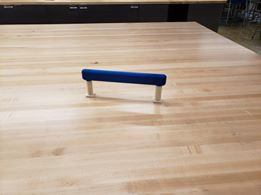
#> input picture oneHandrail.jpg, 261 x 195 px
$ python Detector.py
#> lines starting #> are read from the running program, lines starting #| are printed output that depends on the picture; after the words box and inside, x2 and y2 are one past the last pixel; in counts of white or black regions, pixels touching at a corner belong together
#> in test_picture_to_rect_pipeline, img is the input picture: shape (195, 261, 3); mean B, G, R 141.2, 158.4, 177.6
import cv2
import numpy as np

# Class for detecting handrails in an image
class Detector:

    # Initializes the Detector's color range to BLUE
    def __init__(self):
        self.color_lower_bound = np.array([110, 50, 50])
        self.color_upper_bound = np.array([130, 255, 255])

    # Returns a filtered list of detections given a binary image
    def get_rects_from_bgr(self, bgr_img):
        mask = self.get_mask_bgr(bgr_img)
        detections = self.get_rects_from_mask(mask)
        return self.apply_nms(detections)

    # Returns a mask encompassing all of the blue pixels in the given BGR image
    def get_mask_bgr(self, bgr_img):
        # Guassian Blur is used to remove noise from the image
        bgr_image_blurred = cv2.GaussianBlur(bgr_img, (5, 5), 0)
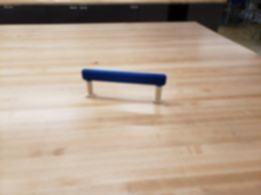
#> bgr_image_blurred: shape (195, 261, 3); mean B, G, R 141.2, 158.4, 177.5

        # Hue differences are best measured in the HSV color space
        hsv_image = cv2.cvtColor(bgr_image_blurred, cv2.COLOR_BGR2HSV)
#> hsv_image: shape (195, 261, 3); mean H, S, V 24.2, 58.1, 178.7

        # return a binary mask that corresponds with the pixels that fall in the color range
        binary = cv2.inRange(hsv_image, self.color_lower_bound, self.color_upper_bound)
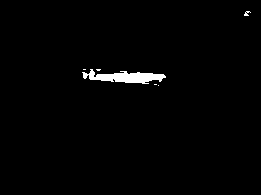
#> binary: shape (195, 261); 1.4% white; 6 white regions (5 under 20 px), largest, box (x1, y1, x2, y2) and area: (82, 69, 166, 84) 660

        # Remove noise and smooth edges of the binary image
        kernel = np.ones((5, 5), np.uint8)
        binary_closed = cv2.morphologyEx(binary, cv2.MORPH_CLOSE, kernel)
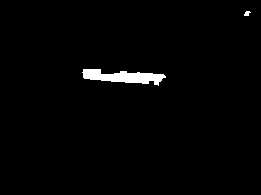
#> binary_closed: shape (195, 261); 1.6% white; 2 white regions, box (x1, y1, x2, y2) and area: (82, 69, 166, 86) 780, (244, 11, 251, 16) 24
        binary_opened = cv2.morphologyEx(binary_closed, cv2.MORPH_OPEN, kernel)
#> binary_opened: shape (195, 261); 1.5% white; 1 white region
        return binary_opened

    # Returns an unfiltered list of detections given a pixel mask
    def get_rects_from_mask(self, pixel_mask):
        # store a list of contours outlining the shapes leftover
        #       a contour is a list of points outlining a shape in a binary image
        contours, hierarchy = cv2.findContours(pixel_mask, cv2.RETR_TREE, cv2.CHAIN_APPROX_SIMPLE)
#> contours = 1 contour; box (x1, y1, x2, y2) and area: (83, 69, 163, 85) 673
#> in get_rects_from_bgr, `detections = self.get_rects_from_mask(mask)`: detections = [((122.3, 76.29), (11.12, 79.46), -85.6)]

        # return a list of rectangles that best fit each contour
        return [cv2.minAreaRect(contour) for contour in contours if cv2.contourArea(contour) > 0]

    # Removes duplicate detections using Non-Maximal Suppression
    def apply_nms(self, detections):
        # score = detection width * detection height
        scores = [detection[1][0] * detection[1][1] for detection in detections]
#> scores = [883.6]
        # filtered_ids is a list of the valid detections left after NMS
        filtered_ids = cv2.dnn.NMSBoxesRotated(detections, scores, 0, 0.2)
#> filtered_ids = [0]
#> (the run stopped early here; a loop or call above may not have finished)
